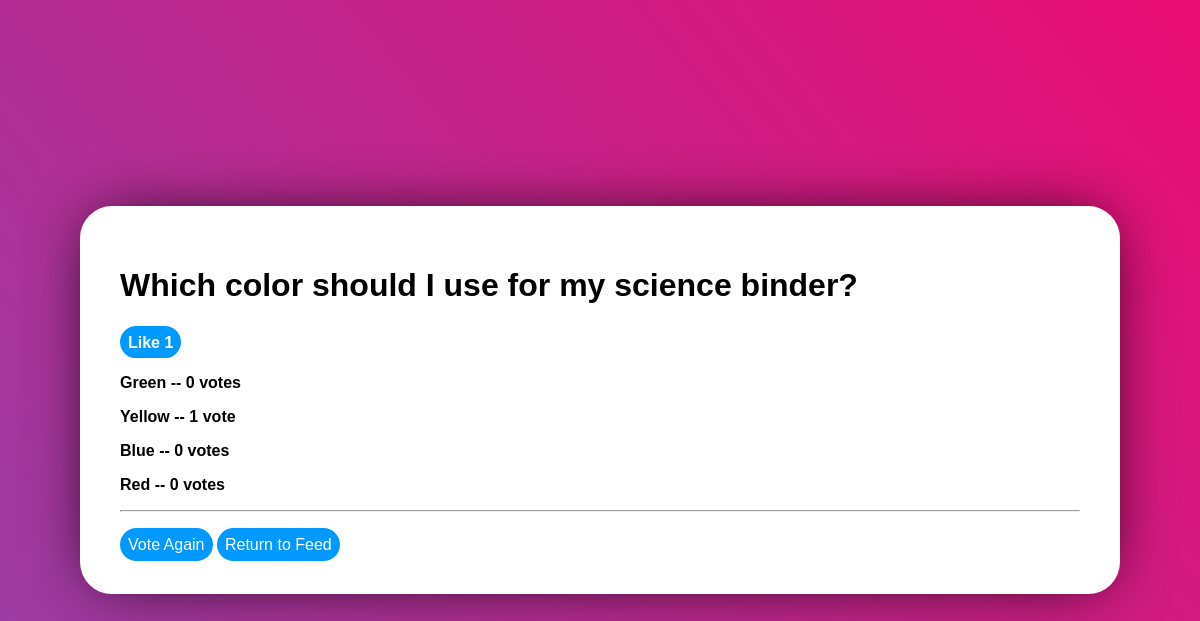
The page /polling/7/results/ on the database its author committed.
### polling/models.py (models this page shows, shortened)
class Question(models.Model):
    questionText = models.CharField(max_length=250)
    publicationDate = models.DateTimeField('date published')
    likes = models.IntegerField(default=0)

class Choice(models.Model):
    question = models.ForeignKey(Question, on_delete=models.CASCADE)
    choiceText = models.CharField(max_length=150)
    votes = models.IntegerField(default=0)

### polling/views.py (the view)
# urls.py: path('<int:pk>/results/', views.ResultsView.as_view(), name='results'),
class ResultsView(generic.DetailView):
    model = Question
    template_name = 'polling/results.html'

### polling/templates/polling/results.html
{% load static %}
<link rel="stylesheet" type="text/css" href="{% static 'polling/style.css' %}">
<div class="VoteDiv">
  <h1>{{ question.questionText}}</h1>
  <input type="submit" class="LikeButton" name="Like" value="Like {{question.likes}}""></input>
  {% for choice in question.choice_set.all %}
    <p>{{ choice.choiceText}} -- {{choice.votes}} vote{{ choice.votes|pluralize}} </p>
  {% endfor %}
  <hr></hr>
  <div class="Space">
    <a href = "{% url 'polling:detail' question.id %}">Vote Again</a>
    <a href = "{% url 'polling:index'%}">Return to Feed</a>
  </div>
</div>

### polling/static/polling/style.css (style rules this page uses)
h1 { font-family: Arial; font-weight: Bold; color: black; }
p { font-family: Arial; font-weight: Bold; color: black; }
input { align-self: Left; }
.VoteDiv { font-size: 16px; position: absolute; top: 50%; left: 50%; transform: translate(-50%, -50%); margin: auto; font-family: Arial; background-color: white; border-radius: 2em; padding: 2.5em; width: 80%; overflow: visible; box-shadow: 0px 0px 64px -16px black; }
.VoteDiv input { color: white; background-color: var(--button-color); border-style: none; }
.VoteDiv a { position: relative; width: 100%; color: white; border-radius: 2em; background-color: var(--button-color); border-style: none; padding: 0.5em; text-decoration: none; margin: auto; }
.LikeButton { font-family: Arial; color: white; font-weight: bold; font-size: 1em; background: var(--button-color); border-radius: 2em; border-style: none; min-width: 3em; max-width: 6em; height: 2em; margin: auto; padding: 0.5em; }
.Space { margin-top: 1.5em; }

### rows shown on the page
Question: questionText "Which color should I use for my science binder?", Like "Like 1"
Choice: choiceText "Green", votes "0"
Choice: choiceText "Yellow", votes "1"
Choice: choiceText "Blue", votes "0"
Choice: choiceText "Red", votes "0"
